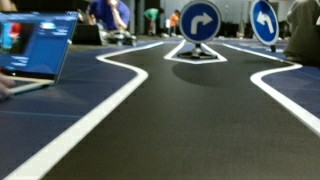
#> input picture scripts/sign_dataset/dataset_v1/images/train/bag_20260711_144948_01685.png, 320 x 180 px; its folder holds only this picture in this run
$ python -i detector.py   (imports and definitions only)
#> lines starting #> are read from the running program, lines starting #| are printed output that depends on the picture
#> further down, picture is the input picture: shape (180, 320, 3); mean B, G, R 85.6, 87.9, 78.5
"""Direction (left/right fork) sign detection — 담당: 장원정."""

from __future__ import annotations

import os
from pathlib import Path
from typing import NamedTuple

import cv2
import numpy as np

try:
    import onnxruntime as ort
except ImportError:  # Rule-based fallback remains available without ONNX Runtime.
    ort = None

from inference.types import TrafficSignal, TurnSign

# weights/sign_best.onnx: Ultralytics YOLO11n, imgsz 416, end2end=False.
# 클래스 순서는 모델 메타데이터의 names={0: 'Left Sign', 1: 'Right Sign',
# 2: 'Red Light', 3: 'Green Light'}를 따른다 (표지판+신호등 통합 모델,
# board에서 YOLO forward pass를 1회로 유지하기 위해 하나의 모델로 합침).
_CLASS_TO_TURN: dict[int, TurnSign] = {0: TurnSign.LEFT, 1: TurnSign.RIGHT}
_CLASS_TO_SIGNAL: dict[int, TrafficSignal] = {2: TrafficSignal.RED, 3: TrafficSignal.GREEN}

_INPUT_SIZE = 416
_CONF_THRESHOLD = 0.25
_IOU_THRESHOLD = 0.45
_INTRA_OP_THREADS = 4
_PAD_VALUE = 114

_session = None

# Rule-based fallback for the competition sign: blue circle + white arrow.
_BLUE_LOWER = np.array([90, 70, 35], dtype=np.uint8)
_BLUE_UPPER = np.array([140, 255, 255], dtype=np.uint8)
_WHITE_LOWER = np.array([0, 0, 170], dtype=np.uint8)
_WHITE_UPPER = np.array([179, 80, 255], dtype=np.uint8)
_MIN_BLUE_AREA_RATIO = 0.001
_MIN_ARROW_PIXELS = 15
_MIN_ARROW_OFFSET_RATIO = 0.012


class Detection(NamedTuple):
    """One surviving detection, in original-frame pixel coordinates."""

    x1: float
    y1: float
    x2: float
    y2: float
    score: float
    cls: int

    @property
    def turn(self) -> TurnSign:
        return _CLASS_TO_TURN.get(self.cls, TurnSign.UNKNOWN)

    @property
    def signal(self) -> TrafficSignal:
        return _CLASS_TO_SIGNAL.get(self.cls, TrafficSignal.UNKNOWN)


# [13 lines left out: function _model_path, not called in this run]


def _get_session():
    global _session
    if ort is None:
        raise RuntimeError('onnxruntime is not installed')
    if _session is None:
        options = ort.SessionOptions()
        options.log_severity_level = 3
        options.intra_op_num_threads = _INTRA_OP_THREADS
        _session = ort.InferenceSession(
            str(_model_path()), options, providers=['CPUExecutionProvider']
        )
    return _session


def _letterbox(frame: np.ndarray) -> tuple[np.ndarray, float, int, int]:
    """Scale to fit _INPUT_SIZE keeping aspect ratio, then pad to a square."""
    height, width = frame.shape[:2]
#> height = 180; width = 320
    scale = min(_INPUT_SIZE / width, _INPUT_SIZE / height)
#> scale = 1.3
    new_w, new_h = round(width * scale), round(height * scale)
#> new_w = 416; new_h = 234

    canvas = np.full((_INPUT_SIZE, _INPUT_SIZE, 3), _PAD_VALUE, dtype=np.uint8)
    pad_x, pad_y = (_INPUT_SIZE - new_w) // 2, (_INPUT_SIZE - new_h) // 2
#> pad_x = 0; pad_y = 91
    canvas[pad_y:pad_y + new_h, pad_x:pad_x + new_w] = cv2.resize(
        frame, (new_w, new_h), interpolation=cv2.INTER_LINEAR
    )
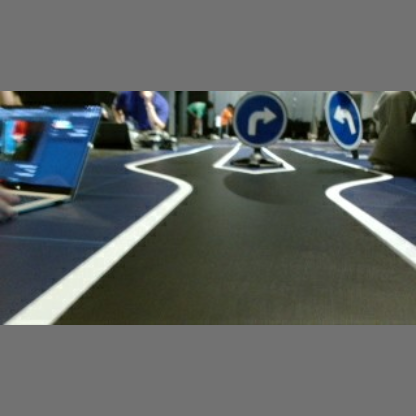
#> canvas: shape (416, 416, 3); mean B, G, R 98, 99.3, 93.9
    return canvas, scale, pad_x, pad_y


def _preprocess(frame: np.ndarray) -> tuple[np.ndarray, float, int, int]:
    canvas, scale, pad_x, pad_y = _letterbox(frame)
#> scale = 1.3; pad_x = 0; pad_y = 91
    rgb = cv2.cvtColor(canvas, cv2.COLOR_BGR2RGB)
    tensor = rgb.astype(np.float32).transpose(2, 0, 1)[None] / 255.0
    return np.ascontiguousarray(tensor), scale, pad_x, pad_y


# [21 lines left out: function _nms, not called in this run]


# A physical sign or light can only ever be one class from its own group, so
# unlike ordinary multi-object NMS these groups compete against each other:
# {Left Sign, Right Sign} and {Red Light, Green Light}.
_MUTEX_GROUPS: dict[int, int] = {0: 0, 1: 0, 2: 1, 3: 1}


# [76 lines left out: functions _cross_class_nms, _postprocess, not called in this run]


def detect_signs(frame: np.ndarray) -> list[Detection]:
    """
    Detect left/right direction signs in the frame.

    Returns detections sorted by confidence, highest first (empty if none).
    """
    if frame is None or getattr(frame, 'size', 0) == 0:
        return []

    tensor, scale, pad_x, pad_y = _preprocess(frame)
#> scale = 1.3; pad_x = 0; pad_y = 91
    raw = _get_session().run(None, {'images': tensor})[0]
    height, width = frame.shape[:2]
    return _postprocess(raw, scale, pad_x, pad_y, width, height)


# [61 lines left out: function detect_turn_rule_based, not called in this run]


def detect_turn(frame: np.ndarray) -> TurnSign:
    """Use ONNX when available, otherwise the blue/white rule fallback."""
    try:
        detections = detect_signs(frame)
    except (FileNotFoundError, RuntimeError, ValueError):
        detections = []
    if detections:
        return detections[0].turn
    return detect_turn_rule_based(frame)


# [28 lines left out: function detect_turn_and_signal, not called in this run]

>>> import cv2
>>> picture = cv2.imread('../../../../../scripts/sign_dataset/dataset_v1/images/train/bag_20260711_144948_01685.png')
#> (the run stopped early here; a loop or call above may not have finished)

$ run again, on scripts/sign_dataset/dataset_v1/images/train/bag_20260711_144948_01691.png
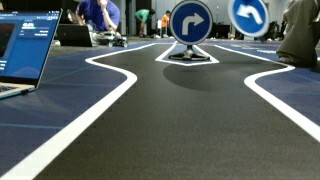
#> input picture scripts/sign_dataset/dataset_v1/images/train/bag_20260711_144948_01691.png, 320 x 180 px
#> picture is the input picture: shape (180, 320, 3); mean B, G, R 95.6, 96.5, 86.8
#> in _letterbox, `canvas[pad_y:pad_y + new_h, pad_x:pad_x + new_w] = cv2.resize( frame, ..`:
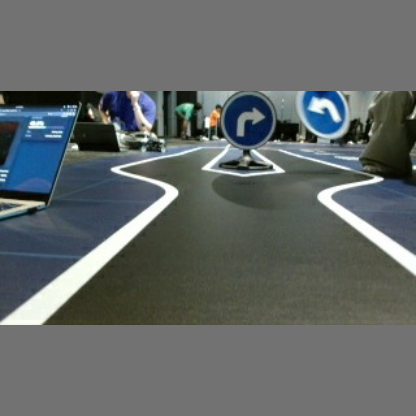
#> canvas: shape (416, 416, 3); mean B, G, R 103.6, 104.1, 98.6
#> in _preprocess, `canvas, scale, pad_x, pad_y = _letterbox(frame)`: scale = 1.3; pad_x = 0; pad_y = 91
#> in detect_signs, `tensor, scale, pad_x, pad_y = _preprocess(frame)`: scale = 1.3; pad_x = 0; pad_y = 91

$ run again, on scripts/sign_dataset/dataset_v1/images/train/bag_20260711_144948_01716.png
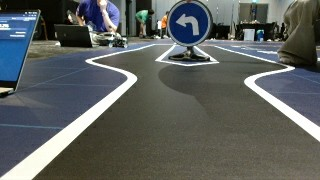
#> input picture scripts/sign_dataset/dataset_v1/images/train/bag_20260711_144948_01716.png, 320 x 180 px
#> picture is the input picture: shape (180, 320, 3); mean B, G, R 93.6, 95.9, 91.7
#> in _letterbox, `canvas[pad_y:pad_y + new_h, pad_x:pad_x + new_w] = cv2.resize( frame, ..`:
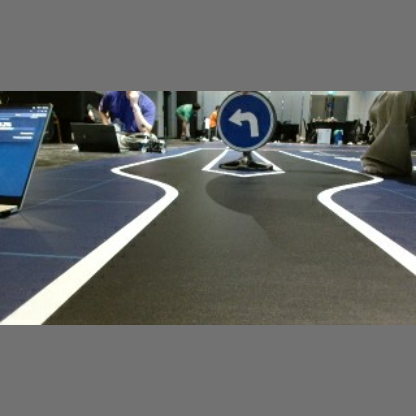
#> canvas: shape (416, 416, 3); mean B, G, R 102.4, 103.8, 101.4
#> in _preprocess, `canvas, scale, pad_x, pad_y = _letterbox(frame)`: scale = 1.3; pad_x = 0; pad_y = 91
#> in detect_signs, `tensor, scale, pad_x, pad_y = _preprocess(frame)`: scale = 1.3; pad_x = 0; pad_y = 91
